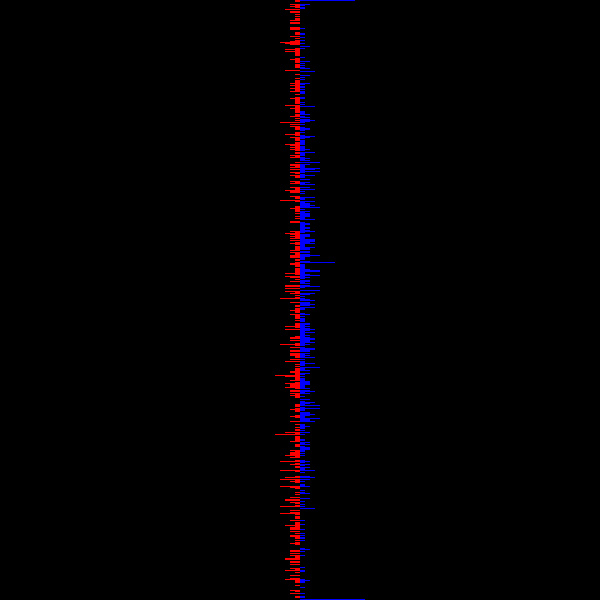
Frame 1 (no input)
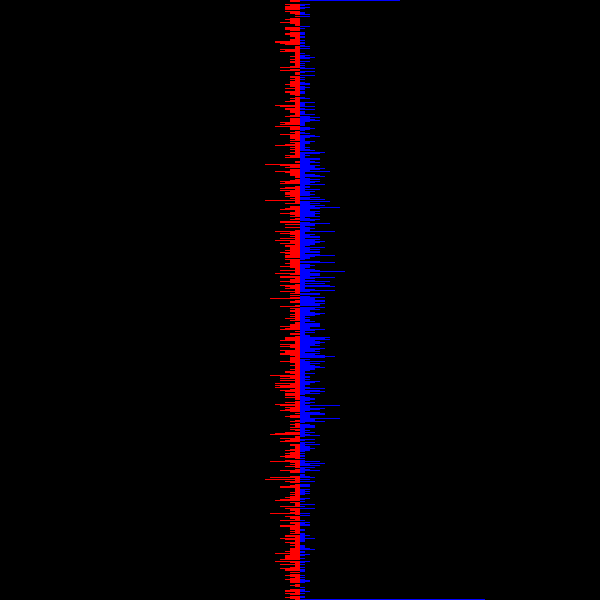
Frame 2 (the mouse pressed at the canvas centre, redrawn once)

The Processing sketch that drew these frames (run headless with seeded random() and noise(); the mouse was pressed at the canvas centre and the sketch redrawn once):

// Processing sketch: comparaison_rand_randGaussian
// ── comparaison_rand_randGaussian.pde
// renaud.jean-francois(arobas)uqam(point)ca
// Syntaxe Processing version 3.0b6
// samedi, 26 septembre 2015

int [][] histogramme1 = new int [600][1];
int [][] histogramme2 = new int [600][1];

void setup() {
  size(600, 600);
  background(0);
  noStroke();
  noLoop();
  
  for (int i = 0; i < histogramme1.length; i++) {
    histogramme1[i][0] = 0;
    histogramme2[i][0] = 0;
  }
}

void draw() {
  background(0);
  
  for (int i = 0; i < histogramme1.length; i++) {
    int index = floor(random(600));
    histogramme1[index][0]++;
  }
  
  for (int i = 0; i < histogramme2.length; i++) {
    int index = floor(300 + (randomGaussian() * 150));
    index = constrain(index,0,599); // il peut y avoir des valeurs au-delà des limites
    histogramme2[index][0]++;
  }
  
  
  
  // On dessine les histogrammes
  fill(255,0,0);
  for (int i = 0; i < histogramme1.length; i++) {
    int x = histogramme1[i][0];
    x*=5;
    rect(width/2, i, -x, 1);
  }
  
  fill(0,0,255);
  for (int i = 0; i < histogramme2.length; i++) {
    int x = histogramme2[i][0];
    x*=5;
    rect(width/2, i, x, 1);
  }
  
}

void mousePressed() {
  background(0);
  redraw();
  // comme les variables ne sont pas réinitialisées,
  // les valeurs s’additionnent.
}
